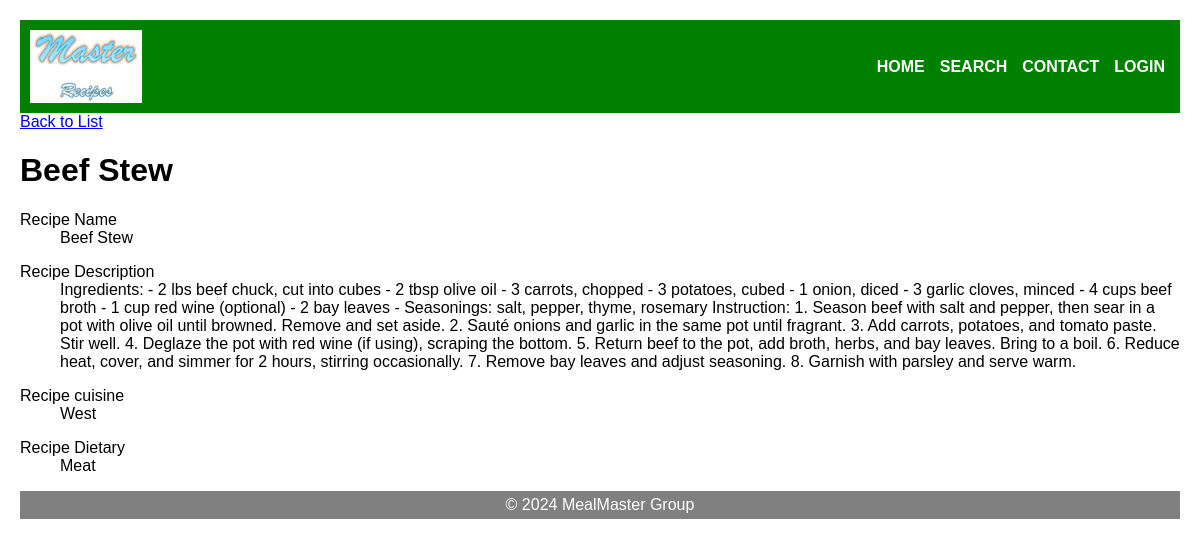
Page /php/show.php?id=2 on the committed database.
### tables this page shows
CREATE TABLE IF NOT EXISTS `recipe` (
  `id` INT(11) NOT NULL AUTO_INCREMENT,
  `name` VARCHAR(100) NOT NULL,
  `description` TEXT NOT NULL,
  `cuisine` VARCHAR(50) NOT NULL,
  `dietary` VARCHAR(50) NOT NULL,
  `created_at` TIMESTAMP DEFAULT CURRENT_TIMESTAMP,
  PRIMARY KEY (`id`)
);

### php/show.php (the view, shortened to what this page needs)
<!DOCTYPE html>
<html lang="en">
<head>
  <link rel="stylesheet" href="../css/wstyles.css" />
</head>
<body>
  <?php
  include "headerEm.php";
  $conn = db_connect();
  $id = $_GET['id'];
  $sql = "SELECT * FROM recipe WHERE id= '$id'";
  $result_set = mysqli_query($conn, $sql);
  $result = mysqli_fetch_assoc($result_set);
  ?>
  <div id="content">
    <a class="back-link" href="all.php"> Back to List</a>
    <div class="page show">
      <h1> <?php echo $result['name']; ?></h1>
      <div class="attributes">
        <dl>
          <dt>Recipe Name</dt>
          <dd><?php echo $result['name']; ?></dd>
        </dl>
        <dl>
          <dt>Recipe Description</dt>
          <dd><?php echo $result['description']; ?></dd>
        </dl>
        <dl>
          <dt>Recipe cuisine</dt>
          <dd><?php echo $result['cuisine']; ?></dd>
        </dl>
        <dl>
          <dt>Recipe Dietary</dt>
          <dd><?php echo $result['dietary']; ?></dd>
        </dl>
      </div>
    </div>
  </div>
  <?php include 'footerEm.php'; ?>
</body>
</html>

### css/wstyles.css (style rules this page uses)
html, body { padding: 5px; margin: 5px; font-family: Arial, sans-serif; display: flex; flex-direction: column; }
body { flex:1; }

### rows in the picture
recipe: name "Beef Stew", description "Ingredients: - 2 lbs beef chuck, cut into cubes - 2 tbsp olive oil - 3 carrots, chopped - 3 potatoes, cubed - 1 onion, diced - 3 garlic cloves, minced - 4 cups beef broth - 1 cup red wine (optional) - 2 bay leaves - Seasonings: salt, pepper, thyme, rosemary Instruction: 1. Season beef with salt and pepper, then sear in a pot with olive oil until browned. Remove and set aside. 2. Sauté onions and garlic in the same pot until fragrant. 3. Add carrots, potatoes, and tomato paste. Stir well. 4. Deglaze the pot with red wine (if using), scraping the bottom. 5. Return beef to the pot, add broth, herbs, and bay leaves. Bring to a boil. 6. Reduce heat, cover, and simmer for 2 hours, stirring…", cuisine "West", dietary "Meat"
